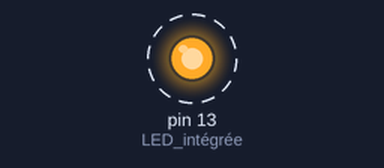
Recording of a sketch running on a simulated Arduino Uno, built with avr-gcc and run on an emulated ATmega328P. On the bench: output pins drawn as LEDs (lit = HIGH). Dashed ring = blinking. What the sketch prints to the serial monitor is not drawn.

Above: at 0.5 s.
Timing chart, 0 to 4.6 s (numbered marks = the images above):
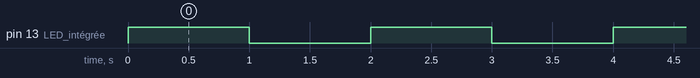

The sketch:

MonSketch.ino
```cpp
void setup() {
  pinMode(13, OUTPUT); // LED intégrée
  Serial.begin(9600);
}

void loop() {
  digitalWrite(13, HIGH);
  Serial.println("LED allumée");
  delay(1000);

  digitalWrite(13, LOW);
  Serial.println("LED éteinte");
  delay(1000);
}
```

Measured:
- by itself, pin 13 (LED_intégrée): alternates HIGH for 1.0 s and LOW for 1.0 s
